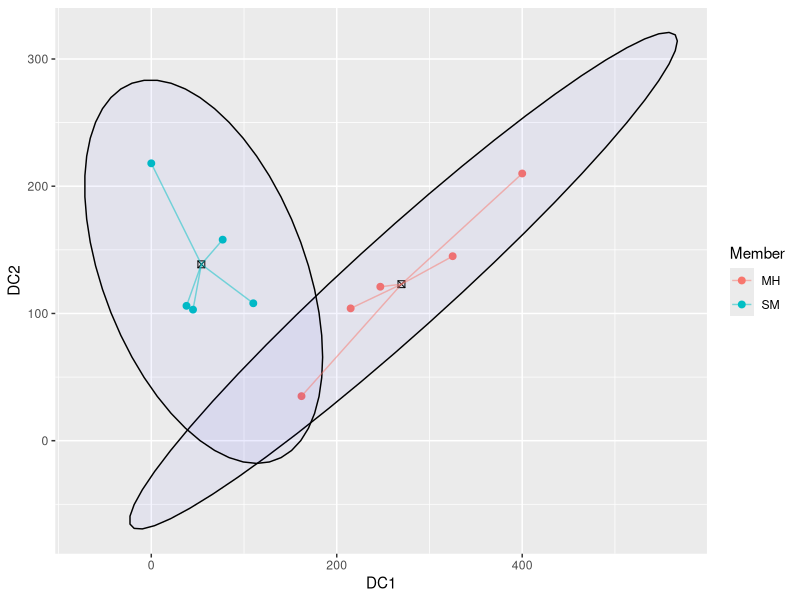
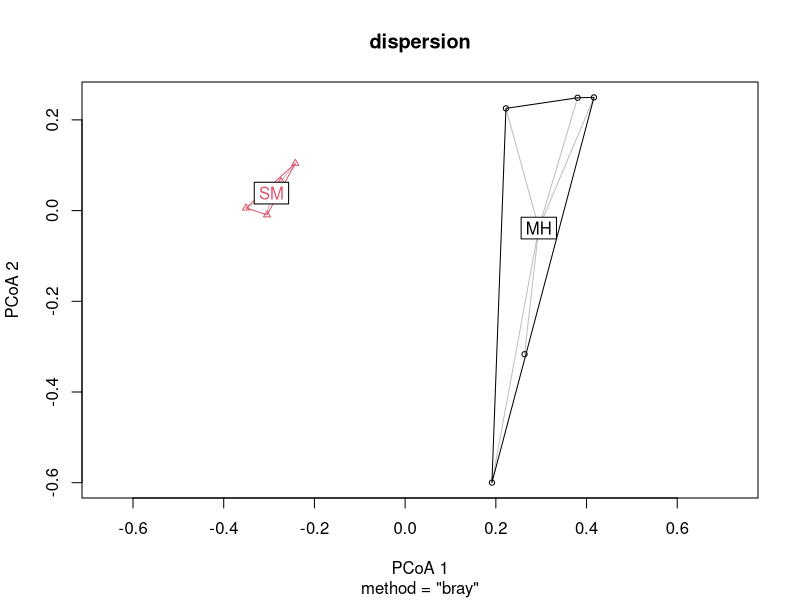

Source code (R) for these figures, in order: (Note: this script raises an error after producing the figures.)
## ---- chunk 1
library(tidyverse)
library(dplyr)
library(ggplot2)
library(vegan)
## ---- chunk 2
spONLY_raw<- read_csv("sp_trans.csv", col_names = TRUE)
spONLY_raw
## ---- chunk 3
spONLY_SMMH<- spONLY_raw[spONLY_raw$Member != "RM",]
spONLY_SMMH

#just numeric data
spONLY_SMMH_num<-spONLY_SMMH[,3:198] 
spONLY_SMMH_num
## ---- chunk 4
#Converting to proportions
perm_data_SMMH<- (100*(spONLY_SMMH_num/rowSums(spONLY_SMMH_num)))
perm_data_SMMH
## ---- chunk 5
dcadata<- read_csv("sp_dca.csv", col_names = TRUE)
dcadata

dcadataSMMH<- dcadata[dcadata$Member != "RM",]
dcadataSMMH

#Extracting DCA scores
dca_scoresSMMH<- dcadataSMMH[,3:4]
dca_scoresSMMH

## ---- chunk 6
dcagroup_centroids_SMMH <- data.frame(
  Member = c("SM", "MH"),
  Centroid_X = c(mean(dca_scoresSMMH$`Axis 1`[dcadataSMMH$Member == "SM"]),
                 mean(dca_scoresSMMH$`Axis 1`[dcadataSMMH$Member == "MH"])),
  Centroid_Y = c(mean(dca_scoresSMMH$`Axis 2`[dcadataSMMH$Member == "SM"]),
                 mean(dca_scoresSMMH$`Axis 2`[dcadataSMMH$Member == "MH"]))
)


## ---- chunk 7
dcaplot_data_SMMH <-data.frame(
  Member = dcadataSMMH$Member,
  DC1 = dca_scoresSMMH$`Axis 1`,
  DC2 = dca_scoresSMMH$`Axis 2`,
  xend = c(rep(dcagroup_centroids_SMMH[1,2],5), rep(dcagroup_centroids_SMMH[2,2],5)),
  yend = c(rep(dcagroup_centroids_SMMH[1,3],5), rep(dcagroup_centroids_SMMH[2,3],5))
)

dcaplot_data_SMMH
## ---- chunk 8
ggplot(dcaplot_data_SMMH, aes(DC1,DC2))+
  geom_point(aes(color = Member), size = 2) +
  stat_ellipse(geom = "polygon", alpha = 0.04, aes(group = Member),
               color = "black", fill = "blue")+
  geom_point(data = dcagroup_centroids_SMMH, aes(x = Centroid_X, y = Centroid_Y),
             color = "black", size = 2, shape = 7)+
  geom_segment(data = dcaplot_data_SMMH, aes(x =DC1, y = DC2, 
                                        xend = xend, yend = yend, color = Member), alpha = 0.5)

## ---- chunk 9
perm_distSMMH<-vegdist(perm_data_SMMH, method = 'bray')
perm_distSMMH

## ---- chunk 10
#Create empty matrix
dist_mat_SMMH= matrix(0, nrow = 10, ncol = 10)

#Setting below diagonal to perm_dost values, and above the diagonal to empty
dist_mat_SMMH[lower.tri(dist_mat_SMMH)] <- perm_distSMMH
dist_mat_SMMH[upper.tri(dist_mat_SMMH)]<- ""
dist_mat_SMMH

#making it a df
perm_distSMMH_df<- as.data.frame(dist_mat_SMMH, row.names = NULL)
perm_distSMMH_df

#setting col and rownames so we can see what distance we are calculating
rownames(perm_distSMMH_df)<- spONLY_SMMH$`Sample ID`
colnames(perm_distSMMH_df)<- spONLY_SMMH$`Sample ID`

write_csv(perm_distSMMH_df, "sp_dist_SMMH.csv")
perm_distSMMH_df
## ---- chunk 11
#Assumptions- I don't think this applies to us, but keeping it in.
dispersion<-betadisper(perm_distSMMH, group=spONLY_SMMH$Member,type = "centroid")

plot(dispersion)

anova(dispersion)

## ---- chunk 12
Perma_result <- adonis2(perm_distSMMH~as.factor(dcaplot_data_SMMH$Member), data = perm_distSMMH,
                        permutations = 10000)
Perma_result

## ---- chunk 13
Perma_result1 <- adonis2(perm_distSMMH~as.factor(dcaplot_data_SMMH$Member), data = perm_distSMMH,
                         permutations = 10000)
Perma_result1

#Extracting perm results
permustats_results1<- permustats(Perma_result1)
#permustats_results1

#calculating mean and se
means_and_se1<- mean_se(permustats_results1$permutations, mult = 1)

## ---- chunk 14
Perma_result2 <- adonis2(perm_distSMMH~as.factor(dcaplot_data_SMMH$Member), data = perm_distSMMH,
                         permutations = 10000)
Perma_result2

#Extracting perm results
permustats_results2<- permustats(Perma_result2)
#permustats_results2

#calculating mean and se
means_and_se2<- mean_se(permustats_results2$permutations, mult = 1)

## ---- chunk 15
Perma_result3 <- adonis2(perm_distSMMH~as.factor(dcaplot_data_SMMH$Member), data = perm_distSMMH,
                         permutations = 10000)
Perma_result3

#Extracting perm results
permustats_results3<- permustats(Perma_result3)
#permustats_results3

#calculating mean and se
means_and_se3<- mean_se(permustats_results3$permutations, mult = 1)

## ---- chunk 16
Perma_result4 <- adonis2(perm_distSMMH~as.factor(dcaplot_data_SMMH$Member), data = perm_distSMMH,
                         permutations = 10000)
Perma_result4

#Extracting perm results
permustats_results4<- permustats(Perma_result4)
#permustats_results4

#calculating mean and se
means_and_se4<- mean_se(permustats_results4$permutations, mult = 1)

## ---- chunk 17
Perma_result5 <- adonis2(perm_distSMMH~as.factor(dcaplot_data_SMMH$Member), data = perm_distSMMH,
                         permutations = 10000)
Perma_result5

#Extracting perm results
permustats_results5<- permustats(Perma_result5)
#permustats_results5

#calculating mean and se
means_and_se5<- mean_se(permustats_results5$permutations, mult = 1)

## ---- chunk 18
Perma_result6 <- adonis2(perm_distSMMH~as.factor(dcaplot_data_SMMH$Member), data = perm_distSMMH,
                         permutations = 10000)
Perma_result6

#Extracting perm results
permustats_results6<- permustats(Perma_result6)
#permustats_results6

#calculating mean and se
means_and_se6<- mean_se(permustats_results6$permutations, mult = 1)

## ---- chunk 19
Perma_result7 <- adonis2(perm_distSMMH~as.factor(dcaplot_data_SMMH$Member), data = perm_distSMMH,
                         permutations = 10000)
Perma_result7

#Extracting perm results
permustats_results7<- permustats(Perma_result7)
#permustats_results7

#calculating mean and se
means_and_se7<- mean_se(permustats_results7$permutations, mult = 1)

## ---- chunk 20
Perma_result8 <- adonis2(perm_distSMMH~as.factor(dcaplot_data_SMMH$Member), data = perm_distSMMH,
                         permutations = 10000)
Perma_result8

#Extracting perm results
permustats_results8<- permustats(Perma_result8)
#permustats_results8

#calculating mean and se
means_and_se8<- mean_se(permustats_results8$permutations, mult = 1)

## ---- chunk 21
Perma_result9 <- adonis2(perm_distSMMH~as.factor(dcaplot_data_SMMH$Member), data = perm_distSMMH,
                         permutations = 10000)
Perma_result9

#Extracting perm results
permustats_results9<- permustats(Perma_result9)
#permustats_results9

#calculating mean and se
means_and_se9<- mean_se(permustats_results9$permutations, mult = 1)

## ---- chunk 22
Perma_result10 <- adonis2(perm_distSMMH~as.factor(dcaplot_data_SMMH$Member), data = perm_distSMMH,
                         permutations = 10000)
Perma_result10

#Extracting perm results
permustats_results10<- permustats(Perma_result10)
#permustats_results10

#calculating mean and se
means_and_se10<- mean_se(permustats_results10$permutations, mult = 1)

